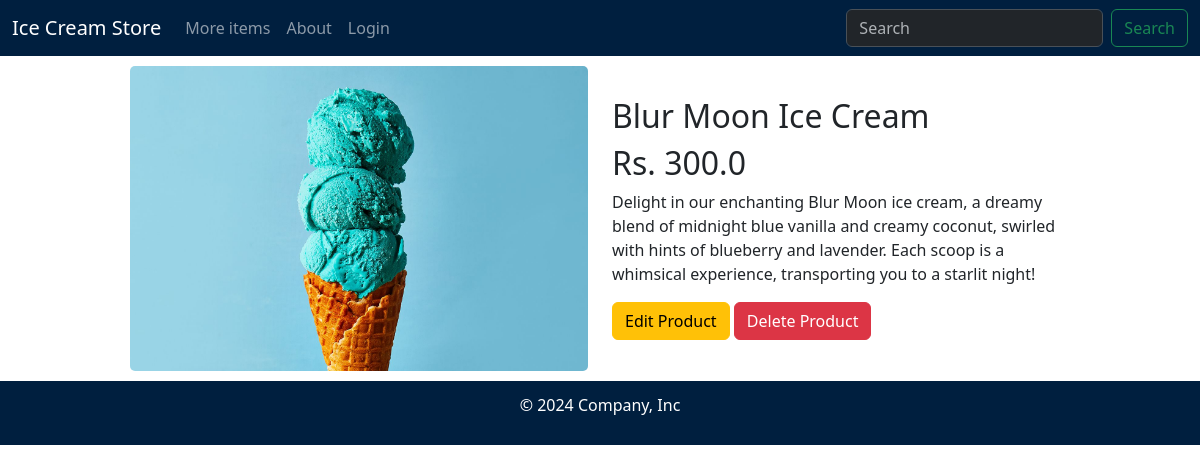
The page /prod_details/15 on the database as committed earlier.
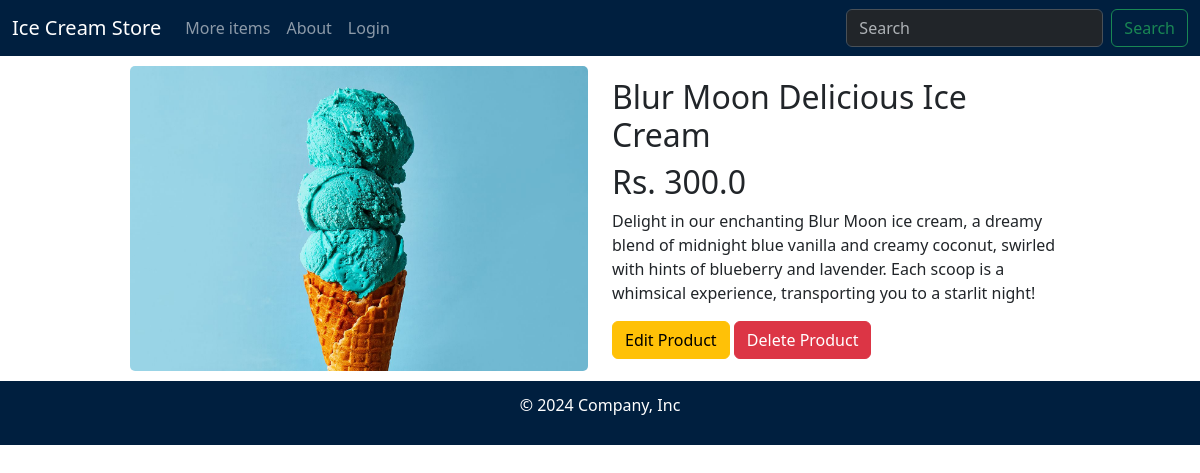
The same page on the database as committed later.
### myapp/models.py (models this page shows, shortened)
class Product(models.Model):
    name = models.CharField(max_length=100)
    price = models.FloatField()
    description = models.TextField()
    stock = models.PositiveIntegerField()
    created_at = models.DateTimeField(auto_now_add=True)
    pic = models.ImageField(upload_to="products/", null=True)

### myapp/views.py (the view)
# urls.py: path('prod_details/<int:id>', views.product_details, name = "p_details"),
def product_details(request, id):
    product = Product.objects.get(id = id)
    context = {
        'product' : product
    }
    template = loader.get_template('prod_details.html')
    return HttpResponse(template.render(context, request))

### myapp/templates/prod_details.html (shortened to what this page needs)
{% extends 'base.html' %}
{% load static %}
{% block content %}
<div class="prod-container">
    <div class="row align-items-center">
        <div class="col-12 col-md-6 prod-img">
            <img src="{{ product.pic.url }}" alt="{{ product.name }} image">
        </div>
        <div class="col-12 col-md-6 prod-description">
            <div>
                <h2>{{ product.name }}</h2>
                <h2>Rs. {{ product.price }}</h2>
                <p>{{ product.description }}</p>
            </div>
            <a class="btn btn-warning" href="{% url 'editProd' product.pk %}">Edit Product</a>
            <a class="btn btn-danger" href="{% url 'del_product' product.pk %}">Delete Product</a>
        </div>
    </div>
</div>
{% endblock %}

Rows that differ between the two databases and show on the page:
changed Product: name "Blur Moon Ice Cream" → "Blur Moon Delicious Ice Cream"
